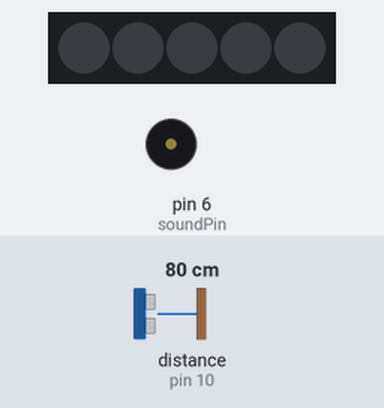
Bench run of a sketch on a simulated Arduino Uno, built with avr-gcc and run on an emulated ATmega328P. Parts: 5 RGB LEDs in strip order, left to right, buzzer (waves = sounding). Wiring (inferred from the names in the program): ultrasonic range finder: trigger pin 9; echo pin 10. The inputs (shaded band) are chosen by the test bench; at power-on: distance to the obstacle (sensor on pin 10) 80 cm. The echo pulse lasts 58.3 µs per cm; dim RGB values are drawn brighter than linear.

Above: at 1.2 s.
1.3 s: distance to the obstacle (sensor on pin 10) set to 33 cm
2.8 s: distance to the obstacle (sensor on pin 10) set to 28 cm
At 3.8 s:
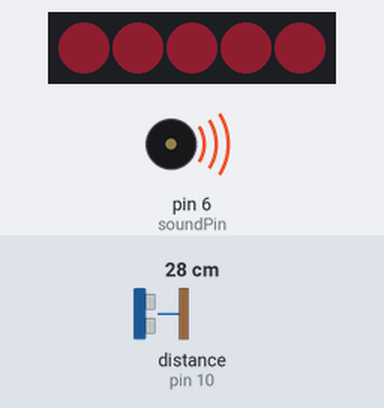
4.4 s: distance to the obstacle (sensor on pin 10) set to 9 cm
At 5.6 s:
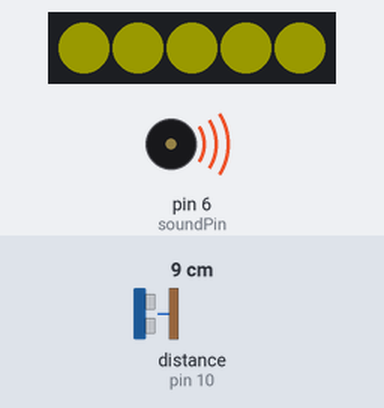
5.9 s: distance to the obstacle (sensor on pin 10) set to 18 cm
At 6.7 s:
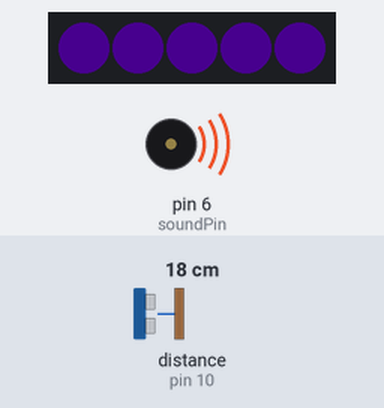
7.5 s: distance to the obstacle (sensor on pin 10) set to 12 cm
At 8.5 s:
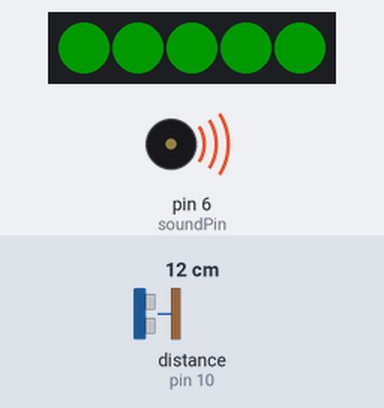
9.1 s: distance to the obstacle (sensor on pin 10) set to 35 cm
At 9.7 s:
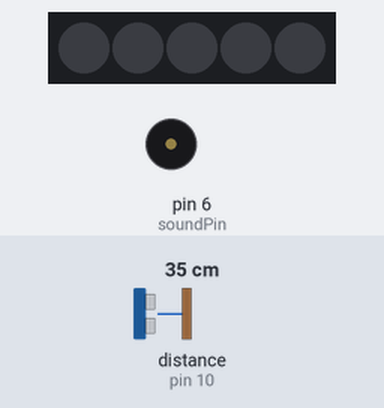
Timing chart, 0 to 11.6 s (numbered marks = the images above; inputs shaded):
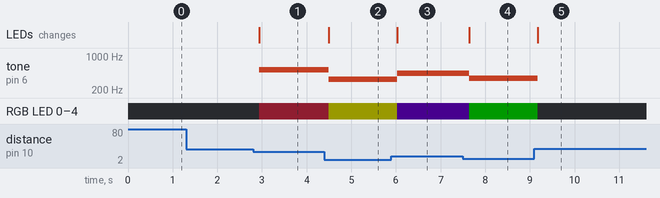

Measured:
- the behaviour switches between 31 and 30 cm on distance to the obstacle (sensor on pin 10) (found by bisection; images 0 and 1)
- after the input at 1.3 s, every drawn part: stays the same
- after the input at 2.8 s, tone on pin 6 (soundPin): silent → 523 Hz after 0.14 s; RGB LED 0–4: off → RGB(15, 3, 5) after 0.14 s; the LEDs: change after 0.14 s (image 1)
- after the input at 4.4 s, tone on pin 6 (soundPin): 523 Hz → 330 Hz after 0.09 s; RGB LED 0–4: RGB(15, 3, 5) → RGB(25, 25, 0) after 0.09 s; the LEDs: change after 0.09 s (image 2)
- after the input at 5.9 s, tone on pin 6 (soundPin): 330 Hz → 440 Hz after 0.13 s; RGB LED 0–4: RGB(25, 25, 0) → RGB(7, 0, 14) after 0.13 s; the LEDs: change after 0.13 s (image 3)
- after the input at 7.5 s, tone on pin 6 (soundPin): 440 Hz → 349 Hz after 0.14 s; RGB LED 0–4: RGB(7, 0, 14) → RGB(0, 25, 0) after 0.14 s; the LEDs: change after 0.14 s (image 4)
- after the input at 9.1 s, tone on pin 6 (soundPin): 349 Hz → silent after 0.07 s; RGB LED 0–4: RGB(0, 25, 0) → off after 0.07 s; the LEDs: change after 0.07 s (image 5)

The sketch:

LED_Theramin_v1.ino
```cpp
/*
  Ultrasonic Theramin v1
  Plays 8 note scale depending on distance
  Different LEDs color per note
  by L. Savage, February 2023
*/


// Neo Pixel setup
#include <Adafruit_NeoPixel.h>
#define N_LEDS 5

// Define Pins
const int trigPin = 9;
const int echoPin = 10;
const int soundPin = 6;
const int ledPin = 5;

// Ultrasonic variables
long duration;
int distance;
// LED strip
Adafruit_NeoPixel strip = Adafruit_NeoPixel(N_LEDS, ledPin, NEO_GRB + NEO_KHZ800);

//Define pins as input or output, start serial
void setup() {
  strip.begin();
  pinMode(ledPin, OUTPUT);
  pinMode(trigPin, OUTPUT);
  pinMode(echoPin, INPUT);
  pinMode(soundPin, OUTPUT);
  Serial.begin(9600);
}

void loop() {
 // Clear the trigPin then send a pulse for 10ms
  digitalWrite(trigPin, LOW);
  delayMicroseconds(2);
  digitalWrite(trigPin, HIGH);
  delayMicroseconds(10);
  digitalWrite(trigPin, LOW);

  duration = pulseIn(echoPin, HIGH);  // Reads echoPin, returns  in microseconds
  distance = duration * 0.034 / 2;  // Calculating the distance
  // Delay controls how sensitive it is to motion. A short delay smooths the sound
  delay(70);
  convert_notes(distance);
}

// Plays note and disp[lays color depending on distance from ultrasonic sensor
void convert_notes(int d) {

  if (d > 30) {
     noTone(soundPin);
     setLEDcolor(strip.Color(0, 0, 0));    // No sound if hand is out of range
  }

   else if (d < 3) {
     setLEDcolor(strip.Color(25, 0, 0));   //C 262, RED 255 0 0
     tone(soundPin, 262);
     }

  else if (d < 6) {
     setLEDcolor(strip.Color(25, 12, 0));   //D 294, ORANGE 255 127 0
     tone(soundPin, 294);
     }

  else if (d < 9) {
     setLEDcolor(strip.Color(25, 25, 0));   //E 330, YELLOW 255 255 0
     tone(soundPin, 330);
     }

  else if (d < 12) {
     setLEDcolor(strip.Color(0, 25, 0));   //F 349, GREEN 0 255 0
     tone(soundPin, 349);
     }

  else if (d < 15) {
     setLEDcolor(strip.Color(0, 0, 25));   //G 392, BLUE 0 0 255
     tone(soundPin, 392);
     }

  else if (d < 18) {
     setLEDcolor(strip.Color(7, 0, 14));   //A 440, INDIGO 75 0 130
     tone(soundPin, 440);
     }

  else if (d < 21) {
     setLEDcolor(strip.Color(15, 0, 21));   //B 494, VIOLET 148 0 211
     tone(soundPin, 494);
     }

  else if (d < 30) {
     setLEDcolor(strip.Color(15, 3, 5));   // 523, PINK
     tone(soundPin, 523);
     }

  else {
    noTone(soundPin);
    setLEDcolor(strip.Color(0, 0, 0));
  }

}

// Sets all LEDs one color
static void setLEDcolor(uint32_t c) {
     for(uint16_t i=0; i<strip.numPixels(); i++) {
      strip.setPixelColor(i, c);
      strip.show();
    }
}
```
